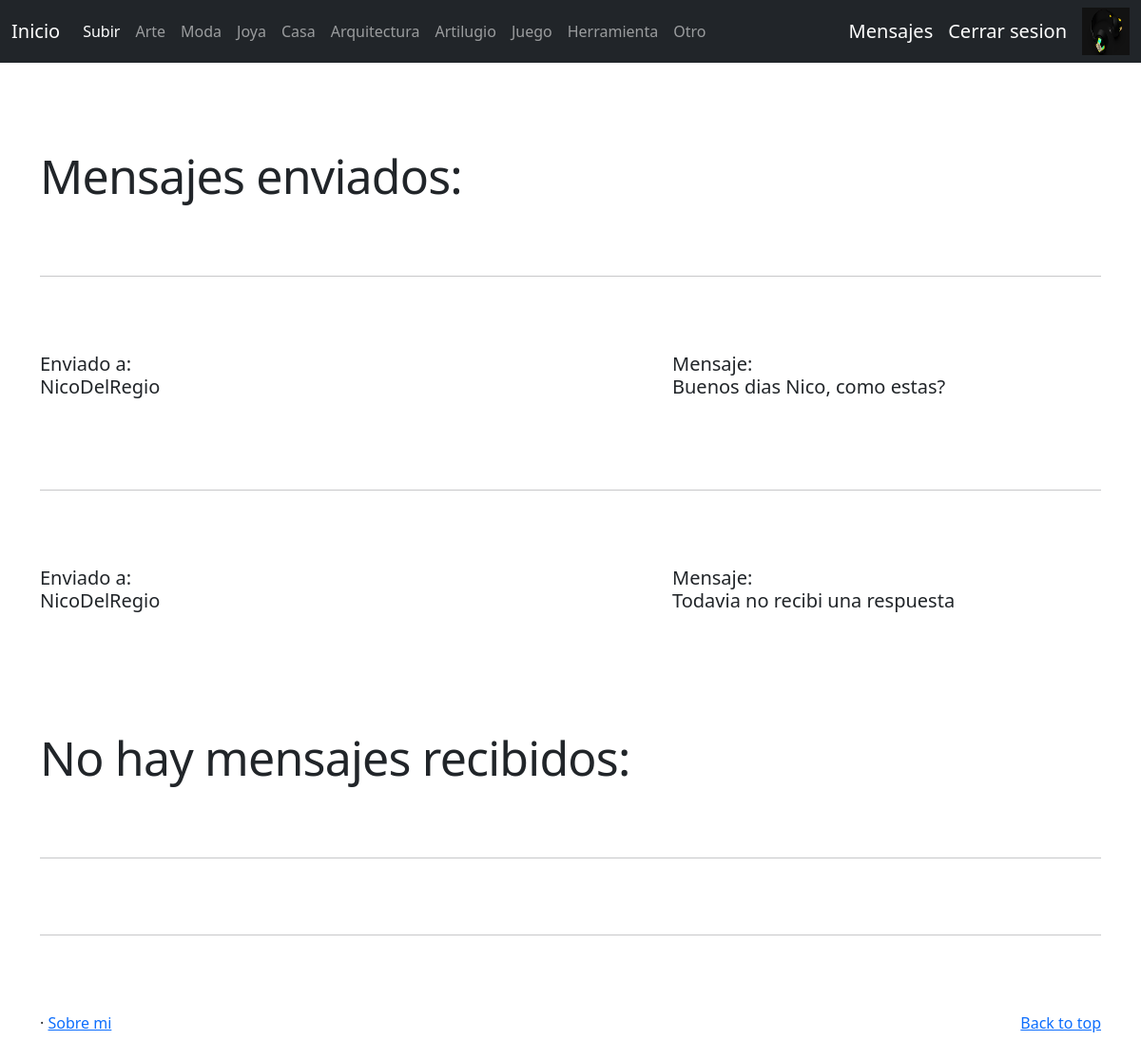
Before: /Base/emisorAndReceptor/ (signed in) with the older database file.
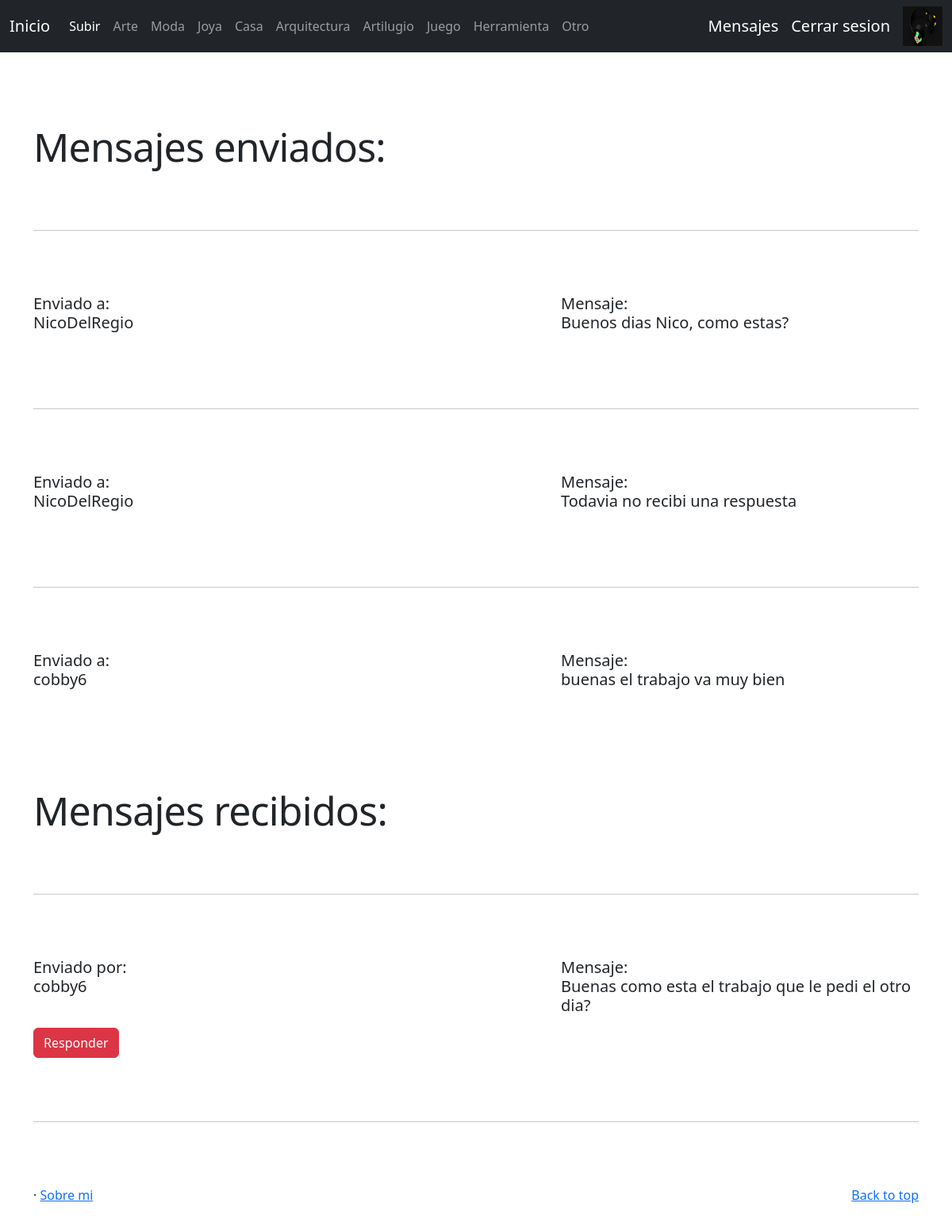
After: the same page with the newer database file.
### Base/models.py (models this page shows)
class Mensaje(models.Model):
    emisor = models.ForeignKey(User, on_delete=models.CASCADE)
    receptor = models.CharField(max_length=100)
    texto = models.TextField()

### Base/views.py (the view)
# urls.py: path("emisorAndReceptor/", emisorAndReceptor, name="emisorAndReceptor"),
def emisorAndReceptor(request):
    emisor = ["emisor"]
    receptor = ["receptor"]
    user=request.user
    if emisor != "" and receptor != "":
        mensaje = Mensaje.objects.filter(emisor=user).all()
        mesaje = Mensaje.objects.filter(receptor=user).all()
        return render(request, "mensaje2.html", {"mensaje": mensaje, "mesaje": mesaje, "avatar": obtenerAvatar(request)})
    else:
        return render(request, "mensaje2.html")

### Base/views.py (called while the page is built)
def obtenerAvatar(request):
    avatares=Avatar.objects.filter(user=request.user.id)
    if len(avatares)!=0:
        return avatares[0].image.url
    else:
        return "/media/avatar/default.png"

### Base/templates/mensaje2.html (shortened to what this page needs)
{% extends "index.html" %}
{% load static %}
{% block contenido_que_cambia %}
{% if mensaje %}
<h2 class="featurette-heading fw-normal lh-1">Mensajes enviados: </h2>
{% for dato in mensaje %}
<hr class="featurette-divider">
    <div class="row featurette">
      <div class="col-md-7">
        <h5>
            Enviado a: <p class="lead">{{dato.receptor}}</p>
        </h5>
      </div>
      <div class="col-md-5">
        <h5>
            Mensaje: <p class="lead">{{dato.texto}}</p>
        </h5>
      </div>
    </div>
{% endfor %}
{% else %}
<h2 class="featurette-heading fw-normal lh-1">No hay mensajes enviados: <span class="text-body-secondary"></span></h2>
<hr class="featurette-divider">
{% endif %}
{% if mesaje %}
<h2 class="featurette-heading fw-normal lh-1">Mensajes recibidos: </h2>
{% for dato in mesaje %}
<hr class="featurette-divider">
    <div class="row featurette">
      <div class="col-md-7">
        <h5>
            Enviado por: <p class="lead">{{dato.emisor}}</p>
        </h5>
      </div>
      <div class="col-md-5">
        <h5>
            Mensaje: <p class="lead">{{dato.texto}}</p>
        </h5>
      </div>
      <div class="col-md-5">
        <a class="btn btn-danger" href="{% url 'mensajes' %}">Responder</a>
      </div>
    </div>
{% endfor %}
{% else %}
<h2 class="featurette-heading fw-normal lh-1">No hay mensajes recibidos: </h2>
<hr class="featurette-divider">
{% endif %}
<hr class="featurette-divider">
{% endblock %}

### Base/templates/index.html (shortened to what this page needs)
<!doctype html>
<html lang="en" data-bs-theme="auto">
  {% load static %}
  <head>
<link href="{% static 'css/bootstrap.min.css' %}" rel="stylesheet">
    <link href="{% static 'css/carousel.css' %}" rel="stylesheet">
  </head>
  <body>
<header data-bs-theme="dark">
  <nav class="navbar navbar-expand-md navbar-dark fixed-top bg-dark">
    <div class="container-fluid">
      <a class="navbar-brand" href="{% url 'inicio' %}">Inicio</a>
      {% if user.is_authenticated %}
      <div class="collapse navbar-collapse" id="navbarCollapse">
        <ul class="navbar-nav me-auto mb-2 mb-md-0">
          <li class="nav-item">
            <a class="nav-link active" aria-current="page" href="{% url 'modelos' %}">Subir</a>
          </li>
          <li class="nav-item">
            <a class="nav-link" href="{% url 'arteFilter' %}">Arte</a>
          </li>
          <li class="nav-item">
            <a class="nav-link" href="{% url 'modaFilter' %}">Moda</a>
          </li>
          <li class="nav-item">
            <a class="nav-link" href="{% url 'joyaFilter' %}">Joya</a>
          </li>
          <li class="nav-item">
            <a class="nav-link" href="{% url 'casaFilter' %}">Casa</a>
          </li>
          <li class="nav-item">
            <a class="nav-link" href="{% url 'arquitecturaFilter' %}">Arquitectura</a>
          </li>
          <li class="nav-item">
            <a class="nav-link" href="{% url 'artilugioFilter' %}">Artilugio</a>
          </li>
          <li class="nav-item">
            <a class="nav-link" href="{% url 'juegoFilter' %}">Juego</a>
          </li>
          <li class="nav-item">
            <a class="nav-link" href="{% url 'herramientaFilter' %}">Herramienta</a>
          </li>
          <li class="nav-item">
            <a class="nav-link" href="{% url 'otroFilter' %}">Otro</a>
          </li>
          {% endif %}
        </ul>
        {% if user.is_authenticated %}
        <a class="navbar-brand" href="{% url 'mensajes' %}">Mensajes</a>
        <a class="navbar-brand" href="{% url 'logout' %}">Cerrar sesion</a>
        <a href="{% url 'perfil' %}">
          <img src="{{ avatar }}" alt="Avatar" style="width:50px;height:50px;">
        </a>
        {% endif %}
      </div>
    </div>
  </nav>
</header>
<main>
  <div class="container marketing">
    {% block contenido_que_cambia %}
    {% endblock %}
  </div>
  <footer class="container">
    <p class="float-end"><a href="#">Back to top</a></p>
    <p>&middot; <a href="{% url 'about' %}">Sobre mi</a></p>
  </footer>
</main>
  </body>
</html>

### Base/static/css/carousel.css (style rules this page uses)
body { padding-top: 3rem; padding-bottom: 3rem; color: rgb(var(--bs-tertiary-color-rgb)); }
.featurette-divider { margin: 5rem 0; }
.featurette-heading { letter-spacing: -.05rem; }
@media (min-width: 40em) { .featurette-heading { font-size: 50px; } }
@media (min-width: 62em) { .featurette-heading { margin-top: 7rem; } }

Changed rows visible on the page:
added Mensaje: receptor "cobby6", texto "buenas el trabajo va muy bien", shown under "Mensajes enviados:"
added Mensaje: emisor "cobby6", texto "Buenas como esta el trabajo que le pedi el otro dia?", shown under "Mensajes recibidos:"
Other visible differences:
text no longer shown: "No hay mensajes recibidos:"
text now shown: "Mensajes recibidos:"
